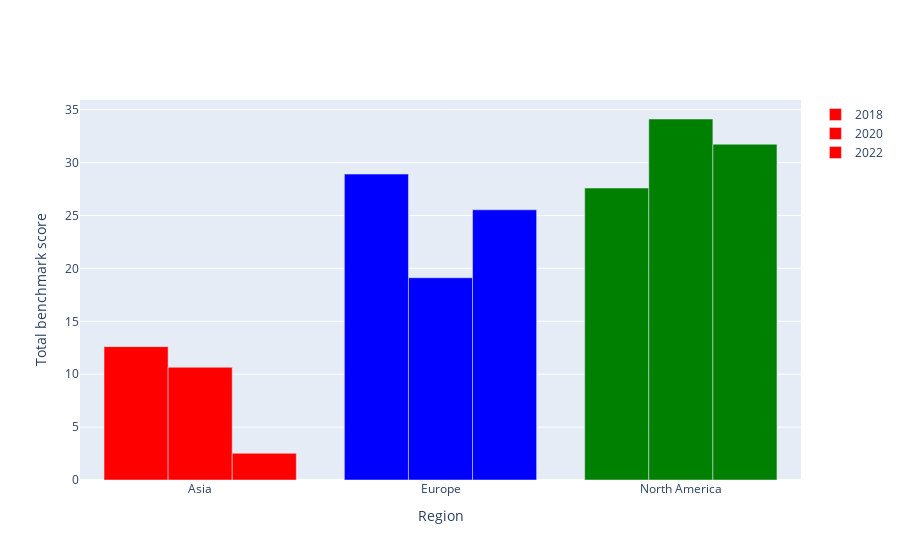

The notebook cell this image was saved under:
### Code cell
import pandas as pd
import plotly.graph_objects as go

# Load the three dataframes
ktc_ict_2022 = pd.read_csv("C:/Users/kokuo/OneDrive/Study Files/Python/Visualisation Experiments/Know the Chain/KTC ICT Benchmark CSV Data/2022 KCT ICT.csv")
ktc_ict_2020 = pd.read_csv("C:/Users/kokuo/OneDrive/Study Files/Python/Visualisation Experiments/Know the Chain/KTC ICT Benchmark CSV Data/2020 KCT ICT.csv")
ktc_ict_2018 = pd.read_csv("C:/Users/kokuo/OneDrive/Study Files/Python/Visualisation Experiments/Know the Chain/KTC ICT Benchmark CSV Data/2018 KCT ICT.csv")

# Concatenate the dataframes
frames = [ktc_ict_2022, ktc_ict_2020, ktc_ict_2018]
df = pd.concat(frames)

# Calculate the average benchmark score for each region
df_mean = df.groupby(['Region', 'Year of inclusion']).mean().reset_index()

# Define a color dictionary for each region
color_dict = {
    'North America': 'green',
    'Asia': 'red',
    'Europe': 'blue'
}

# Create the multiple bar graph
fig = go.Figure(data=[
    go.Bar(
        name='2018',
        x=df_mean[df_mean['Year of inclusion'] == 2018]['Region'],
        y=df_mean[df_mean['Year of inclusion'] == 2018]['Total benchmark score'],
        marker_color=[color_dict[r] for r in df_mean[df_mean['Year of inclusion'] == 2018]['Region']]
    ),
    go.Bar(
        name='2020',
        x=df_mean[df_mean['Year of inclusion'] == 2020]['Region'],
        y=df_mean[df_mean['Year of inclusion'] == 2020]['Total benchmark score'],
        marker_color=[color_dict[r] for r in df_mean[df_mean['Year of inclusion'] == 2020]['Region']]
    ),
    go.Bar(
        name='2022',
        x=df_mean[df_mean['Year of inclusion'] == 2022]['Region'],
        y=df_mean[df_mean['Year of inclusion'] == 2022]['Total benchmark score'],
        marker_color=[color_dict[r] for r in df_mean[df_mean['Year of inclusion'] == 2022]['Region']]
    )
])

# Update the layout
fig.update_layout(
    barmode='group',
    xaxis_title='Region',
    yaxis_title='Total benchmark score'
)

# Show the graph
fig.show()

### Figure 1 — Plotly figure (JSON) as saved in the notebook; plotly's stock layout.template omitted (floating-point values rounded to 4 significant figures)
{"data": [{"marker": {"color": ["red", "blue", "green"]}, "name": "2018", "type": "bar", "x": ["Asia", "Europe", "North America"], "y": [12.61, 28.92, 27.6]}, {"marker": {"color": ["red", "blue", "green"]}, "name": "2020", "type": "bar", "x": ["Asia", "Europe", "North America"], "y": [10.65, 19.11, 34.12]}, {"marker": {"color": ["red", "blue", "green"]}, "name": "2022", "type": "bar", "x": ["Asia", "Europe", "North America"], "y": [2.523, 25.54, 31.74]}], "layout": {"barmode": "group", "xaxis": {"title": {"text": "Region"}}, "yaxis": {"title": {"text": "Total benchmark score"}}}}
